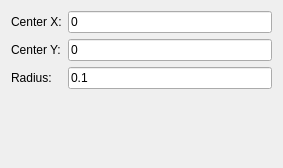
<?xml version="1.0" encoding="UTF-8"?>
<ui version="4.0">
 <class>Form</class>
 <widget class="QWidget" name="Form">
  <property name="geometry">
   <rect>
    <x>0</x>
    <y>0</y>
    <width>283</width>
    <height>168</height>
   </rect>
  </property>
  <property name="windowTitle">
   <string>Form</string>
  </property>
  <layout class="QVBoxLayout" name="verticalLayout">
   <item>
    <layout class="QGridLayout" name="gridLayout">
     <item row="0" column="0">
      <widget class="QLabel" name="label">
       <property name="text">
        <string>Center X:</string>
       </property>
      </widget>
     </item>
     <item row="2" column="0">
      <widget class="QLabel" name="label_3">
       <property name="text">
        <string>Radius:</string>
       </property>
      </widget>
     </item>
     <item row="1" column="0">
      <widget class="QLabel" name="label_2">
       <property name="text">
        <string>Center Y:</string>
       </property>
      </widget>
     </item>
     <item row="0" column="1">
      <widget class="QLineEdit" name="txtCenterX">
       <property name="text">
        <string>0</string>
       </property>
      </widget>
     </item>
     <item row="3" column="0">
      <spacer name="verticalSpacer">
       <property name="orientation">
        <enum>Qt::Vertical</enum>
       </property>
       <property name="sizeHint" stdset="0">
        <size>
         <width>20</width>
         <height>40</height>
        </size>
       </property>
      </spacer>
     </item>
     <item row="1" column="1">
      <widget class="QLineEdit" name="txtCenterY">
       <property name="text">
        <string>0</string>
       </property>
      </widget>
     </item>
     <item row="2" column="1">
      <widget class="QLineEdit" name="txtRadius">
       <property name="text">
        <string>0.1</string>
       </property>
      </widget>
     </item>
    </layout>
   </item>
  </layout>
 </widget>
 <resources/>
 <connections/>
</ui>
